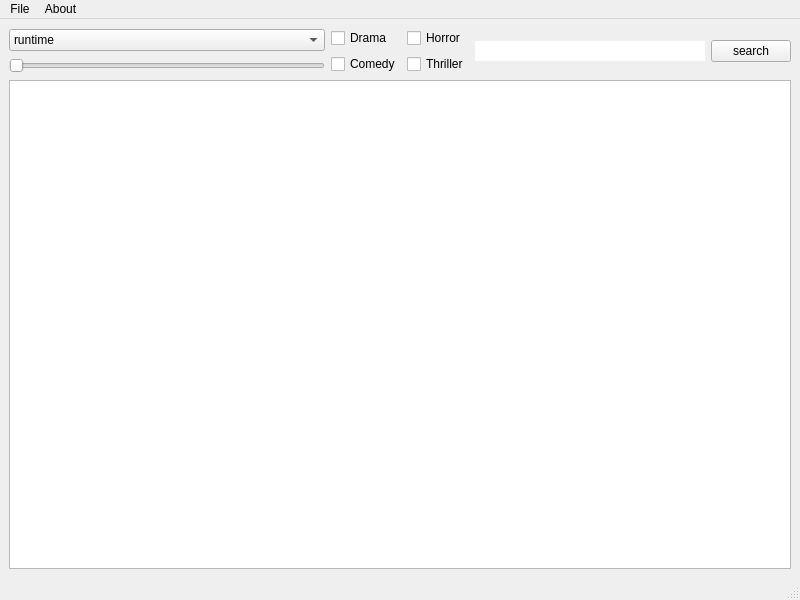
<?xml version="1.0" encoding="UTF-8"?>
<ui version="4.0">
 <class>MainWindow</class>
 <widget class="QMainWindow" name="MainWindow">
  <property name="geometry">
   <rect>
    <x>0</x>
    <y>0</y>
    <width>800</width>
    <height>600</height>
   </rect>
  </property>
  <property name="windowTitle">
   <string>Netflix</string>
  </property>
  <widget class="QWidget" name="centralwidget">
   <layout class="QGridLayout" name="gridLayout">
    <item row="0" column="0">
     <layout class="QVBoxLayout" name="verticalLayout">
      <item>
       <layout class="QHBoxLayout" name="horizontalLayout">
        <item>
         <layout class="QVBoxLayout" name="verticalLayout_8">
          <item>
           <widget class="QComboBox" name="comboBox">
            <item>
             <property name="text">
              <string>runtime</string>
             </property>
            </item>
            <item>
             <property name="text">
              <string>languages</string>
             </property>
            </item>
            <item>
             <property name="text">
              <string>premiere</string>
             </property>
            </item>
           </widget>
          </item>
          <item>
           <widget class="QSlider" name="horizontalSlider">
            <property name="cursor">
             <cursorShape>ClosedHandCursor</cursorShape>
            </property>
            <property name="accessibleName">
             <string/>
            </property>
            <property name="autoFillBackground">
             <bool>false</bool>
            </property>
            <property name="orientation">
             <enum>Qt::Horizontal</enum>
            </property>
           </widget>
          </item>
         </layout>
        </item>
        <item>
         <layout class="QGridLayout" name="gridLayout_4">
          <item row="1" column="0">
           <widget class="QCheckBox" name="cbx_2">
            <property name="text">
             <string>Comedy</string>
            </property>
           </widget>
          </item>
          <item row="0" column="0">
           <widget class="QCheckBox" name="cbx_1">
            <property name="enabled">
             <bool>true</bool>
            </property>
            <property name="text">
             <string>Drama</string>
            </property>
           </widget>
          </item>
          <item row="0" column="1">
           <widget class="QCheckBox" name="cbx_3">
            <property name="text">
             <string>Horror</string>
            </property>
           </widget>
          </item>
          <item row="1" column="1">
           <widget class="QCheckBox" name="cbx_4">
            <property name="text">
             <string>Thriller</string>
            </property>
           </widget>
          </item>
         </layout>
        </item>
        <item>
         <layout class="QVBoxLayout" name="verticalLayout_5">
          <item>
           <layout class="QHBoxLayout" name="horizontalLayout_3">
            <item>
             <widget class="QLineEdit" name="line_edt">
              <property name="frame">
               <bool>false</bool>
              </property>
             </widget>
            </item>
            <item>
             <widget class="QPushButton" name="pushButton">
              <property name="text">
               <string>search</string>
              </property>
             </widget>
            </item>
           </layout>
          </item>
         </layout>
        </item>
       </layout>
      </item>
      <item>
       <layout class="QVBoxLayout" name="verticalLayout_2">
        <item>
         <widget class="QTableView" name="tableView">
          <property name="sortingEnabled">
           <bool>true</bool>
          </property>
          <attribute name="verticalHeaderVisible">
           <bool>false</bool>
          </attribute>
         </widget>
        </item>
       </layout>
      </item>
     </layout>
    </item>
   </layout>
  </widget>
  <widget class="QMenuBar" name="menubar">
   <property name="geometry">
    <rect>
     <x>0</x>
     <y>0</y>
     <width>800</width>
     <height>22</height>
    </rect>
   </property>
   <property name="nativeMenuBar">
    <bool>false</bool>
   </property>
   <widget class="QMenu" name="menuFile">
    <property name="title">
     <string>File</string>
    </property>
    <addaction name="actionOpen"/>
    <addaction name="actionSave"/>
   </widget>
   <widget class="QMenu" name="menuAbout">
    <property name="title">
     <string>About</string>
    </property>
    <addaction name="actionDescriprion"/>
   </widget>
   <addaction name="menuFile"/>
   <addaction name="menuAbout"/>
  </widget>
  <widget class="QStatusBar" name="statusbar"/>
  <action name="actionOpen">
   <property name="text">
    <string>Open</string>
   </property>
  </action>
  <action name="actionSave">
   <property name="text">
    <string>Save</string>
   </property>
  </action>
  <action name="actionDescriprion">
   <property name="text">
    <string>Descriprion</string>
   </property>
  </action>
 </widget>
 <resources/>
 <connections/>
</ui>
